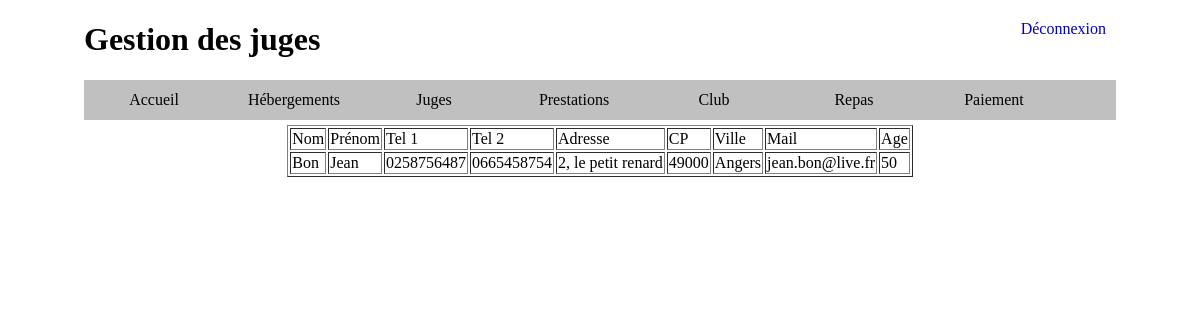
The app's page /index.php?uc=gererJuges&action=voirUnJuge&numeroJuge=3 (signed in) with its own data.
### tables this page shows
CREATE TABLE `juge` (
  `NUMEROJUGE` bigint(4) NOT NULL,
  `IDHEB` bigint(4) DEFAULT NULL,
  `NUMEROASSO` bigint(5) NOT NULL,
  `NOMJ` varchar(50) DEFAULT NULL,
  `PRENOMJ` varchar(50) DEFAULT NULL,
  `TELJ1` char(10) DEFAULT NULL,
  `TELJ2` char(10) DEFAULT NULL,
  `ADRESSEJ` varchar(100) DEFAULT NULL,
  `CPJ` char(5) DEFAULT NULL,
  `VILLEJ` varchar(60) DEFAULT NULL,
  `MAILJ` varchar(60) DEFAULT NULL,
  `REGIONJ` varchar(60) DEFAULT NULL,
  `CONJOINT` smallint(6) DEFAULT '0',
  `SEXE` tinyint(1) DEFAULT '0',
  `AGE` int(11) DEFAULT NULL
);

### util/class.pdoChampionnatGym.php (called while the page is built, shortened)
<?php
class PdoChampionnatGym
{
      	private static $serveur='mysql:host=localhost';
      	private static $bdd='dbname=fscfrmbdym2017';
      	private static $user='root' ;
      	private static $mdp='' ;
		private static $monPdo;
		private static $monPdoChampionnatGym = null;
	private function __construct()
	{
    		PdoChampionnatGym::$monPdo = new PDO(PdoChampionnatGym::$serveur.';'.PdoChampionnatGym::$bdd, PdoChampionnatGym::$user, PdoChampionnatGym::$mdp);
			PdoChampionnatGym::$monPdo->query("SET CHARACTER SET utf8");
	}
	public  static function getPdoChampionnatGym()
	{
		if(PdoChampionnatGym::$monPdoChampionnatGym == null)
		{
			PdoChampionnatGym::$monPdoChampionnatGym= new PdoChampionnatGym();
		}
		return PdoChampionnatGym::$monPdoChampionnatGym;
	}
	public function getLeJuge($idJuge)
	{
		$req = "select * from juge where NUMEROJUGE = ".$idJuge." ";
		$res = PdoChampionnatGym::$monPdo->query($req);
		$leJuge = $res->fetch();
		return $leJuge;
	}
}
?>

### vues/v_voirUnJuge.php (the view)
<?php
		$nomJ = $leJuge['NOMJ'];
		$prenomJ = $leJuge['PRENOMJ'];
		$tel1 = $leJuge['TELJ1'];
		$tel2 = $leJuge['TELJ2'];
		$adresse = $leJuge['ADRESSEJ'];
		$cp = $leJuge['CPJ'];
		$ville = $leJuge['VILLEJ'];
		$mail = $leJuge['MAILJ'];
		$age = $leJuge['AGE'];
		?>
<table align="center" border="1px;black" >
		<tr>
			<td>
				<label> Nom</label>
			</td>
			<td>
				<label> Prénom</label>
			</td>
			<td>
				<label> Tel 1</label>
			</td>
			<td>
				<label> Tel 2</label>
			</td>
			<td>
				<label> Adresse</label>
			</td>
			<td>
				<label> CP</label>
			</td>
			<td>
				<label> Ville</label>
			</td>
			<td>
				<label> Mail</label>
			</td>
			<td>
				<label> Age</label>
			</td>
		</tr>
		<tr>
			<td>
				<?php echo $nomJ ?>
			</td>
			<td>
				<?php echo $prenomJ ?>
			</td>
			<td>
				<?php echo $tel1 ?>
			</td>
			<td>
				<?php echo $tel2 ?>
			</td>
			<td>
				<?php echo $adresse ?>
			</td>
			<td>
				<?php echo $cp ?>
			</td>
			<td>
				<?php echo $ville ?>
			</td>
			<td>
				<?php echo $mail ?>
			</td>
			<td>
				<?php echo $age ?>
			</td>
		</tr>
</table>

### util/cssGeneral.css (style rules this page uses)
body { width: 86%; min-width: 1000px; margin: auto; }

### records on screen
juge: NOMJ "Bon", PRENOMJ "Jean", TELJ1 "0258756487", TELJ2 "0665458754", ADRESSEJ "2, le petit renard", CPJ "49000", VILLEJ "Angers", MAILJ "jean.bon@live.fr", AGE "50"

### other values on screen
$titre "Gestion des juges"
